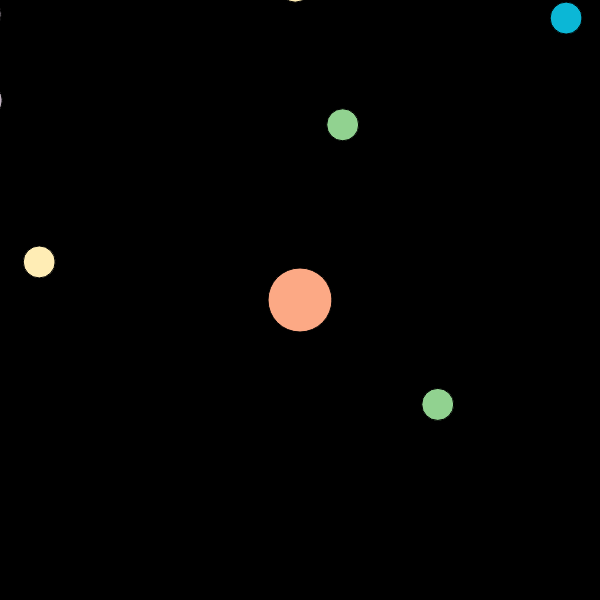
Frame 1 (no input)
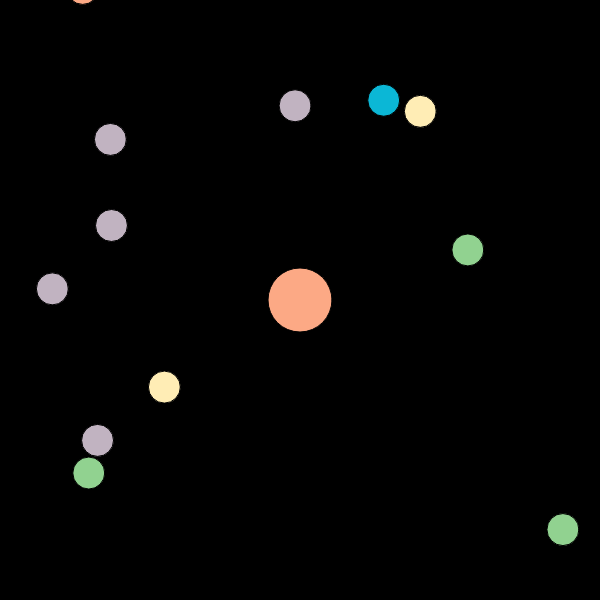
Frame 60 (no input)
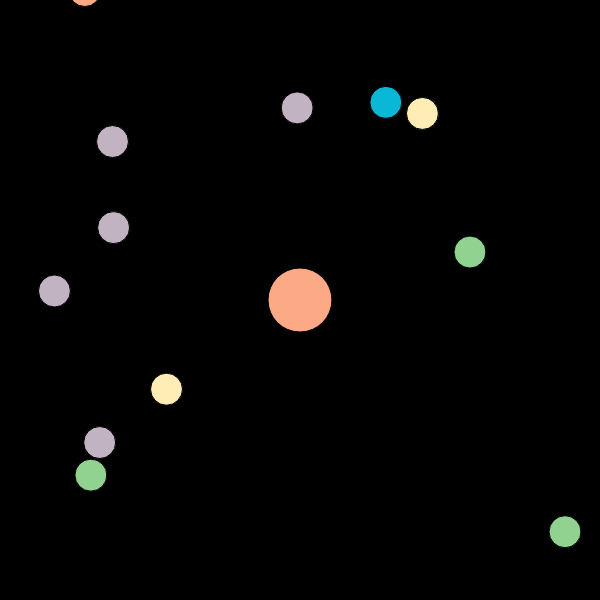
Frame 120 (the mouse pressed at the canvas centre since frame 60)

The p5.js sketch that drew these frames (run headless with seeded random() and noise() and a simulated clock; from frame 60 on, the mouse is pressed at the canvas centre):

// p5.js sketch
// ── sketch.js
let blob;
let blobs = [];
let rgbColl = [
  {r : 145, g : 210, b : 144},
  {r : 255, g : 237, b : 181},
  {r : 249, g : 140, b : 182},
  {r : 193, g : 179, b : 193},
  {r : 252, g : 169, b : 133},
  {r : 11, g : 183, b : 214}
]

function setup() {
  createCanvas(600, 600);
  background(0);
  blob = new BBlob(width/2, height/2, 32, rgbColl[floor(random(rgbColl.length))]);
  repopulate(30)
  }

function draw() {
  background(0);
  translate(width/2 - blob.pos.x,height/2 -blob.pos.y)
  blob.show();
  blob.update();
  for (let i = blobs.length-1; i >= 0; i--) {
    blobs[i].show();
    if (blob.eats(blobs[i])) {
      blob.grow(blobs[i].r);
      blobs.splice(i, 1)
    }
  }
  if (blobs.length < 20 ) {
    repopulate(10)
  }
}

function repopulate(n) {
  for (let i = 0; i < n; i++) {
    let x = random(-width, width * 2)
    let y = random(-height, height * 2)
    newBlob = new BBlob(random(x), random(y), 16, rgbColl[floor(random(rgbColl.length))])
      blobs.push(newBlob)
  }
}

// ── blob.js
class BBlob {
  constructor(x, y, r, rgb) {
    this.pos = createVector(x, y)
    this.r = r
    this.rgb = rgb
  }

  show = function () {
    fill(this.rgb.r, this.rgb.g, this.rgb.b);
    ellipse(this.pos.x, this.pos.y, this.r * 2, this.r * 2)
  }

  update = function() {
    let velocity = createVector(mouseX - width/2, mouseY - height/2);
    velocity.setMag(3);
    this.pos.add(velocity)
  }

  eats = (other) => {
    let d = dist(this.pos.x, this.pos.y, other.pos.x, other.pos.y)
    if (d < this.r/2 + other.r) {
      return true
    } else {
      return false
    }
  }

  grow = (radius) => {
    this.r += radius/10
    return true
  }
}
